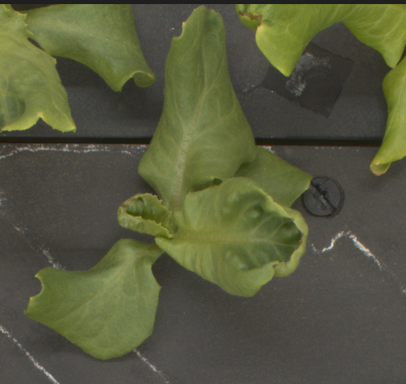
#> input picture snapshots/tb_snap2.png, 406 x 384 px, given as the content of the folder ../snapshots/tb_snap2.png, which was not available
$ python Exp_3_segmentation.py ../snapshots/tb_snap2.png out
#> lines starting #> are read from the running program, lines starting #| are printed output that depends on the picture; pictures that were not available may be replaced by others from this repository, and a replacement may not be noted
#> in segment_file, rgb_im is the input picture: shape (384, 406, 3); mean R, G, B 86.4, 89.3, 62.4
#!/usr/bin/env python3
"""
Author: Chris Dijkstra

Script for segmentation of RGB images into foreground and background,
and for splitting the foreground into healthy and unhealthy tissue.
"""
import os
import segment
import utils
from skimage import io, util, color, morphology, segmentation, filters
from scipy import signal
from multiprocessing import Pool
import numpy as np
import argparse as arg
import matplotlib.pyplot as plt
import re


def shw_segmentation(image, distance=10, bg_mod=0.15, fg_mod=0.2):
    """ Creates binary image through sobel + histogram thresholds + watershed

    :param image: np.ndarray representing a 3d image
    :param distance: int, minimal distance between local maxima and minima
    :param bg_mod: float, modifier for histogram segmentation
    :param fg_mod: float, modifier for histogram segmentation
    :return np.ndarray, 2D mask for the image
    """
#> called with distance = 15, bg_mod = 0.5, fg_mod = 0.5
    if image.shape[2] == 4:
        image = util.img_as_ubyte(color.rgba2rgb(image))
    comp_sob = filters.sobel(image)
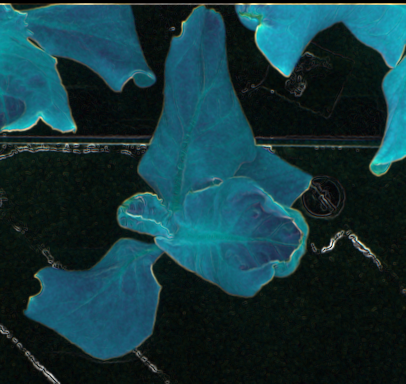
#> comp_sob: shape (384, 406, 3) float64; mean R, G, B 0.0211, 0.0585, 0.0646; drawn with min black and max white
    comp_sob = comp_sob[:, :, 0] + comp_sob[:, :, 1] + comp_sob[:, :, 2]
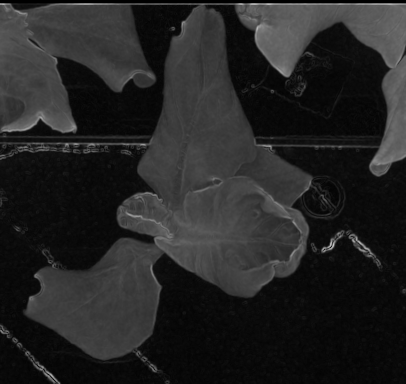
#> comp_sob: shape (384, 406) float64; min 1.96e-17, max 0.774, mean 0.144
    elevation = filters.sobel(comp_sob)
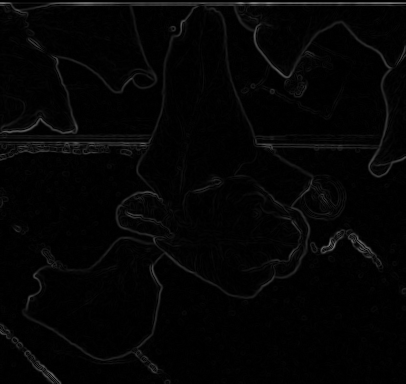
#> elevation: shape (384, 406) float64; min 0, max 0.509, mean 0.0197
    values, bins = np.histogram(comp_sob, bins=100)
#> values = 100 values, max 23430 at index 4, min 0 at index 93, mean 1559; bins = 101 values from 1.96e-17 to 0.774
    max_i, _ = signal.find_peaks(values, distance=distance)
#> max_i = [4, 30, 47, 64, 83]
    max_bins = bins[max_i]
#> max_bins = [0.031, 0.232, 0.364, 0.495, 0.642]
    min_i, _ = signal.find_peaks(-values, distance=distance)
#> min_i = [1, 20, 43, 67, 82, 98]
    min_bins = bins[min_i]
#> min_bins = [0.00774, 0.155, 0.333, 0.518, 0.635, 0.758]
    min_bins = min_bins[min_bins > max_bins[0]]
#> min_bins = [0.155, 0.333, 0.518, 0.635, 0.758]
    markers = np.zeros_like(comp_sob)
    markers[(comp_sob <= max_bins[0] + (bg_mod * (min_bins[0] - max_bins[0]))) |
            (color.rgb2hsv(image)[:, :, 0] > 0.35) |
            (color.rgb2hsv(image)[:, :, 2] > 0.95)
    ] = 1
    markers[(comp_sob >= min_bins[0] + (fg_mod * (max_bins[1] - min_bins[0]))) &
            (color.rgb2hsv(image)[:, :, 0] <= 0.35) &
            (color.rgb2hsv(image)[:, :, 2] <= 0.95)
    ] = 2
    markers[comp_sob >= min_bins[0] + (fg_mod * (max_bins[1] - min_bins[0]))] = 2
    mask = segmentation.watershed(elevation, markers)
    mask = morphology.erosion(mask, footprint=morphology.disk(2))
    return mask - 1


def arg_reader():
    """ Reads arguments from command line

    :return ..., class containing the arguments
    """
    arg_parser = arg.ArgumentParser(
        description="Segments rgb images based on predetermined thresholds"
    )
    arg_parser.add_argument("filename", help="The path to the directory holding"
                                             " the images")
    arg_parser.add_argument("out", help="The directory to write the files "
                                        "to. Does not need to be "
                                        "pre_existing. ../out as default.")
    arg_parser.add_argument("-s", help="Sigma used for canny edge detection. "
                                       "Used to remove high contrast bordering"
                                       "objects.",
                            type=float, default=3.0)
    arg_parser.add_argument("-c", help="Cores used for multiprocessing, 1 by "
                                       "default",
                            type=int, default=1)
    arg_parser.add_argument("-d", help="If this flag is set, a subdirectory "
                                       "will be made in out directory that "
                                       "contains RGB images with the outline "
                                       "of the mask overlayed.",
                            action="store_true")
    return arg_parser.parse_args()


def segment_file(arg_tup):
    """ Reads an image file and segments foreground from background

    :return arg_tup: tuple, contains all parameters in order filename, outfile,
        sigma, diagnostic
    :return: np.ndarray, binary segmentation of the image.
    """
    filename, outfile, sigma, diagnostic = arg_tup
    print(f"Starting bg_segmentation of {filename}")
    try:
        rgb_im = io.imread(filename)
        if rgb_im.shape[2] == 4:
            rgb_im = util.img_as_ubyte(color.rgba2rgb(rgb_im))
    except:
        print(f"Could not open {filename}")
        return
    # Background masking
    bg_mask = shw_segmentation(rgb_im, distance=15, bg_mod=0.5,
                               fg_mod=0.5)
    bg_mask = morphology.closing(bg_mask, footprint=morphology.disk(5))
    try:
        bg_mask = utils.canny_central_ob(rgb_im, bg_mask, sigma)
    except:
        print(f"Could not isolate primary object in {filename}")
        return
    bg_mask = morphology.opening(bg_mask, footprint=morphology.disk(3.5))
    # Tipburn masking
    comp_mask = segment.barb_hue(rgb_im, bg_mask, 3.5)
    plt.imsave(
        fname=os.path.join(outfile,
                           filename.split("/")[-1].replace(".jpg", ".png")),
        arr=comp_mask.astype("uint8"),
        cmap="binary_r",
        vmin=0,
        vmax=2
    )
    if diagnostic:
        diag_path = os.path.join(outfile, "diagnostic")
        if not os.path.isdir(diag_path):
            os.mkdir(diag_path)
        plt.imsave(
            os.path.join(
                diag_path,
                filename.split("/")[-1]
            ).replace(".jpg", "_bg.jpg"),
            segmentation.mark_boundaries(rgb_im, bg_mask)
        )
        plt.imsave(
            os.path.join(
                diag_path,
                filename.split("/")[-1]
            ).replace(".jpg", "_tb.jpg"),
            segmentation.mark_boundaries(rgb_im, comp_mask == 2)
        )


# [48 lines left out: function parse_segmentations, not called in this run]


def worker_wrapper(params):
    """ Wrapper to allow the process to continue when errors occur

    :param params: tuple, the parameter tuples
    :return: None, handles errors for worker function
    """
    try:
        segment_file(params)
    except Exception as e:
        print(f"An error occurred in worker: {str(e)}")


def pool_handler(cores, fun, params):
    """ Multiprocessing pool handler

    :param cores: int, amount of cores to be used
    :param fun: function, the worker function
    :param params: tuple, the parameter tuples
    :return: None, maps arguments to function
    """
    pools = Pool(cores)
    pools.map(fun, params)


def main():
    """ The main function """
    # Read arguments
    args = arg_reader()
    # Create out_dir if not existing
    if not os.path.isdir(args.out):
        os.mkdir(args.out)
    # Create list of files
    files = [args.filename + "/" + file for file in os.listdir(args.filename)]
    param_list = zip(
        files, [args.out] * len(files),
        [args.s] * len(files),
        [args.d] * len(files))
    # Pooled segmentation
    pool_handler(args.c, worker_wrapper, param_list)


if __name__ == "__main__":
    main()

$ run again, on snapshots/tb_snap5.png
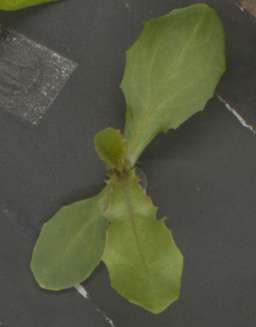
#> input picture snapshots/tb_snap5.png, 256 x 327 px, given as the content of the folder ../snapshots/tb_snap5.png, which was not available
#> in segment_file, rgb_im is the input picture: shape (327, 256, 3); mean R, G, B 83, 86.1, 65
#> in shw_segmentation, `comp_sob = comp_sob[:, :, 0] + comp_sob[:, :, 1] + comp_sob[:, :, 2]`:
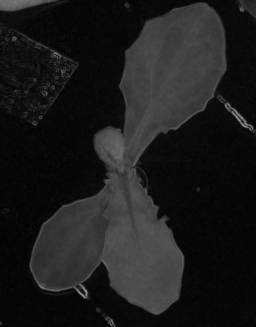
#> comp_sob: shape (327, 256) float64; min 0.00587, max 0.606, mean 0.111
#> in shw_segmentation, `elevation = filters.sobel(comp_sob)`:
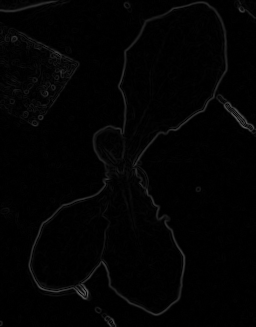
#> elevation: shape (327, 256) float64; min 1.62e-05, max 0.357, mean 0.0141
#> values = 100 values, max 13923 at index 4, min 0 at index 94, mean 837.1; bins = 101 values from 0.00587 to 0.606
#> max_i = [4, 25, 42, 63, 91]
#> max_bins = [0.0299, 0.156, 0.258, 0.384, 0.552]
#> min_i = [26, 46, 62, 82, 97]
#> min_bins = [0.162, 0.282, 0.378, 0.498, 0.588]
